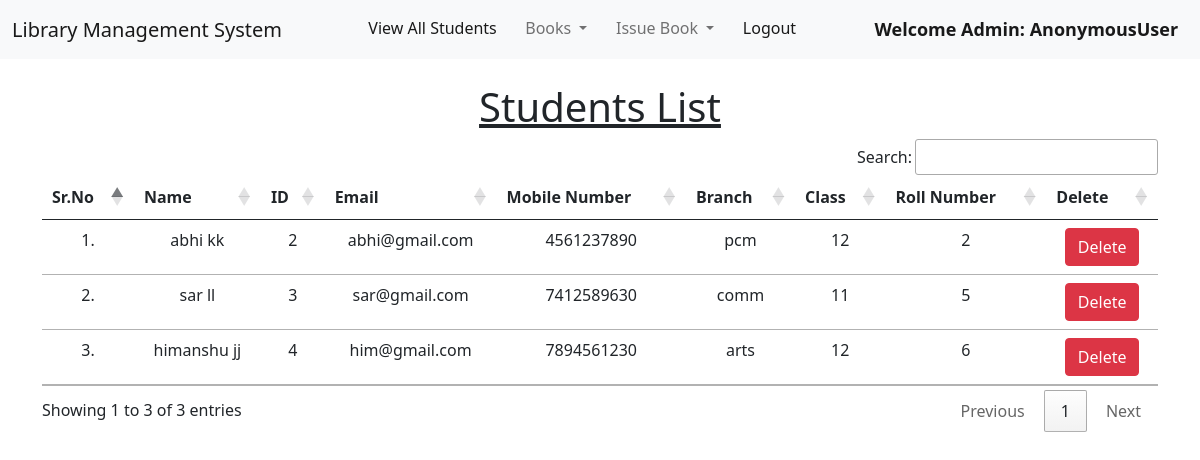
The app's page /view_students/ with its own data.
### library/models.py (models this page shows, shortened)
class Student(models.Model):
    user = models.OneToOneField(User, on_delete=models.CASCADE)
    classroom = models.CharField(max_length=10)
    branch = models.CharField(max_length=10)
    roll_no = models.CharField(max_length=3, blank=True)
    phone = models.CharField(max_length=10, blank=True)
    image = models.ImageField(upload_to="", blank=True)

### library/views.py (the view)
# urls.py: path("view_students/", views.view_students, name="view_students"),
def view_students(request):
    students = Student.objects.all()
    return render(request, "view_students.html", {'students':students})

### library/templates/view_students.html (shortened to what this page needs)
{% extends 'admin_navbar.html' %}
{% load static %}
{% block body %}
<div class="container mt-4">
    <h1 class="text-center"><u>Students List</u></h1>
    <table class="table table-hover" id="example">
        <thead>
            <tr class="text-center">
                <th>Sr.No</th>
                <th>Name</th>
                <th>ID</th>
                <th>Email</th>
                <th>Mobile Number</th>
                <th>Branch</th>
                <th>Class</th>
                <th>Roll Number</th>
                <th>Delete</th>
            </tr>
        </thead>
        <tbody>
            {% for student in students %}
            <tr class="text-center">
                <td>{{forloop.counter}}.</td>
                <td>{{student.user.get_full_name}}</td>
                <td>{{student.user.id}}</td>
                <td>{{student.user.email}}</td>
                <td>{{student.phone}}</td>
                <td>{{student.branch}}</td>
                <td>{{student.classroom}}</td>
                <td>{{student.roll_no}}</td>
                <td><a href="/delete_student/{{student.id}}/" class="btn btn-danger" onclick="return confirm('Are you sure you want to delete this student?')">Delete</a></td>
            </tr>
            {% endfor %}
        </tbody>
    </table>
    </div>
{% endblock %}

### records on screen
Student: user.get_full_name "abhi kk", user.id "2", user.email "abhi@gmail.com", phone "4561237890", branch "pcm", classroom "12", roll_no "2"
Student: user.get_full_name "sar ll", user.id "3", user.email "sar@gmail.com", phone "7412589630", branch "comm", classroom "11", roll_no "5"
Student: user.get_full_name "himanshu jj", user.id "4", user.email "him@gmail.com", phone "7894561230", branch "arts", classroom "12", roll_no "6"

### other values on screen
{{ request.user }} "AnonymousUser"
